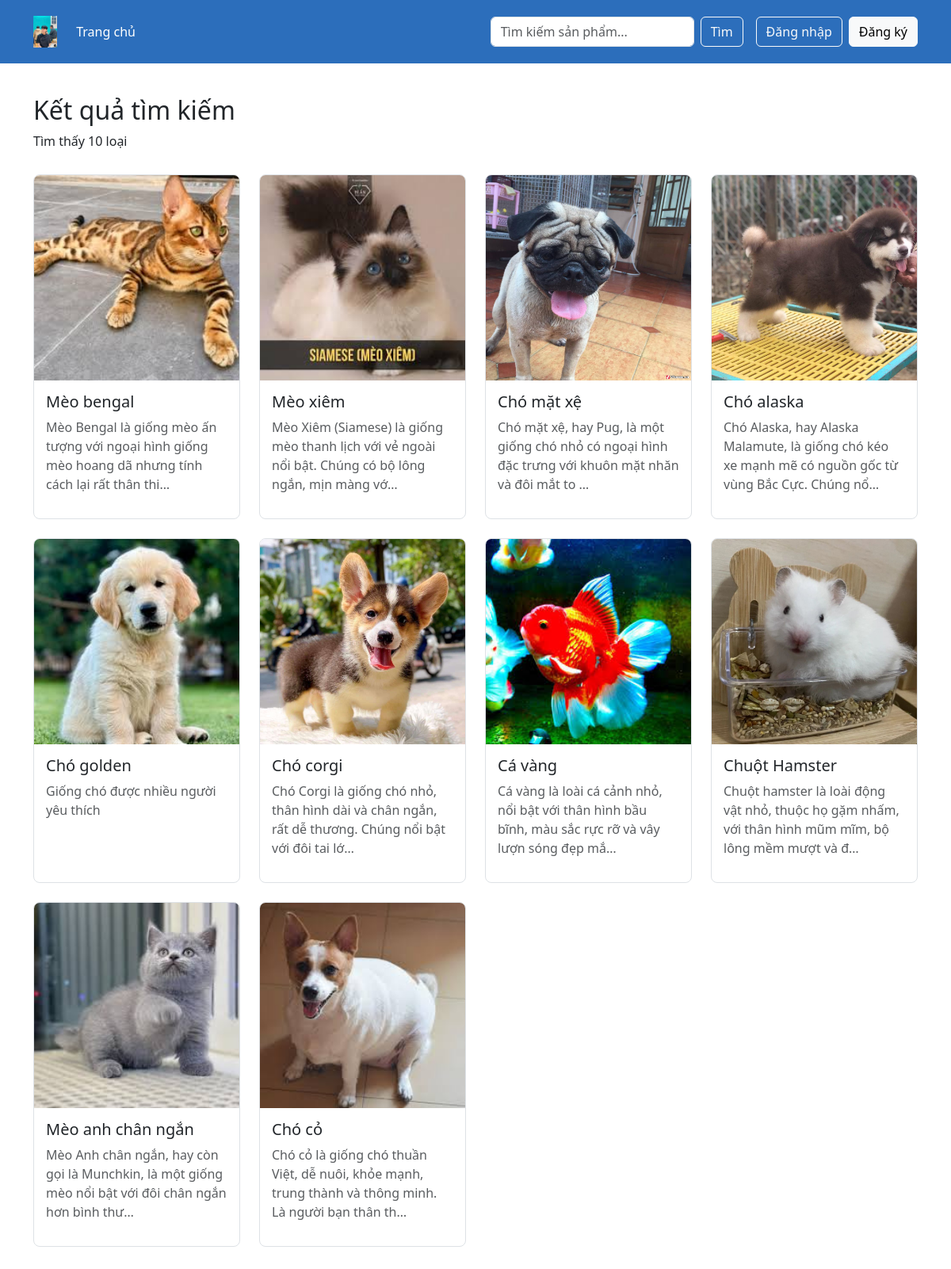
The app's page /search/ with its own data.
### accounts/models.py (models this page shows, shortened)
class Product(models.Model):
    name = models.CharField(max_length=200, verbose_name='Tên sản phẩm')
    description = models.TextField(verbose_name='Mô tả')
    price = models.DecimalField(max_digits=10, decimal_places=0, verbose_name='Giá')
    image = models.ImageField(upload_to='products/', verbose_name='Hình ảnh')
    category = models.ForeignKey(Category, on_delete=models.CASCADE, verbose_name='Loại sản phẩm')
    created_at = models.DateTimeField(auto_now_add=True, verbose_name='Ngày tạo')
    updated_at = models.DateTimeField(auto_now=True, verbose_name='Ngày cập nhật')
    is_active = models.BooleanField(default=True, verbose_name='Kích hoạt')
    class Meta:
        verbose_name = 'Products'
        verbose_name_plural = 'Products'
        ordering = ['-created_at']

### accounts/views.py (the view)
# urls.py: path('search/', views.search_products, name='search'),
def search_products(request):
    query = request.GET.get('q', '')
    if query:
        products = Product.objects.filter(
            Q(name__icontains=query) |
            Q(description__icontains=query),
            is_active=True
        )
    else:
        products = Product.objects.filter(is_active=True)
    cart_count = 0
    if request.user.is_authenticated:
        cart_count = CartItem.objects.filter(cart__user=request.user).count()
    return render(request, 'search_results.html', {
        'products': products,
        'query': query,
        'cart_count': cart_count
    })

### ecommerce/templates/search_results.html (shortened to what this page needs)
{% load static %}
<!DOCTYPE html>
<html lang="en">
<head>
    <link href="https://cdn.jsdelivr.net/npm/bootstrap@5.3.0/dist/css/bootstrap.min.css" rel="stylesheet">
    <link href="https://cdnjs.cloudflare.com/ajax/libs/font-awesome/6.0.0/css/all.min.css" rel="stylesheet">
</head>
<body>
    <nav class="navbar navbar-expand-lg nav-main">
        <div class="container">
            <a class="navbar-brand" href="{% url 'home' %}">
                <img src="{% static 'images/pic.jpg' %}" alt="Logo">
            </a>
            <div class="collapse navbar-collapse" id="navbarNav">
                <ul class="navbar-nav me-auto mb-2 mb-lg-0">
                    <li class="nav-item">
                        <a class="nav-link" href="{% url 'home' %}">Trang chủ</a>
                    </li>
                </ul>
                <form class="d-flex me-3" action="{% url 'search' %}" method="GET">
                    <input class="form-control me-2" type="search" name="q" placeholder="Tìm kiếm sản phẩm..." value="{{ query }}">
                    <button class="btn btn-outline-light" type="submit">Tìm</button>
                </form>
                <div class="d-flex align-items-center">
                    {% if user.is_authenticated %}
                        <div class="cart-section me-3">
                            <a href="{% url 'cart' %}" class="text-white">
                                <i class="fas fa-shopping-cart"></i>
                                <span class="badge bg-danger">
                                    {% if cart_count > 99 %}
                                        99+
                                    {% else %}
                                        {{ cart_count }}
                                    {% endif %}
                                </span>
                            </a>
                        </div>
                        <a href="{% url 'logout' %}" class="btn btn-outline-light">Đăng xuất</a>
                    {% else %}
                        <a href="{% url 'login' %}" class="btn btn-outline-light me-2">Đăng nhập</a>
                        <a href="{% url 'register' %}" class="btn btn-light">Đăng ký</a>
                    {% endif %}
                </div>
            </div>
        </div>
    </nav>
    <section class="search-section">
        <div class="container">
            <div class="search-info">
                <h2>Kết quả tìm kiếm</h2>
                <p>Tìm thấy {{ products.count }} loại</p>
            </div>
            <div class="row row-cols-1 row-cols-md-2 row-cols-lg-4 g-4">
                {% for product in products %}
                <div class="col">
                    <div class="product-card">
                        <a href="{% url 'product_detail' product.id %}" class="text-decoration-none">
                            <img src="{{ product.image.url }}" alt="{{ product.name }}">
                            <div class="product-info">
                                <h5 class="text-dark">{{ product.name }}</h5>
                                <p class="text-muted">{{ product.description|truncatechars:100 }}</p>
                            </div>
                        </a>
                    </div>
                </div>
                {% empty %}
                <div class="col-12">
                    <div class="alert alert-info">
                        Không có loại thú cưng mà bạn tìm kiếm.
                    </div>
                </div>
                {% endfor %}
            </div>
        </div>
    </section>
</body>
</html>

### ecommerce/templates/search_results.html (style rules this page uses)
.nav-main { background-color: #2c6ebb; padding: 15px; }
.nav-main .navbar-brand img { height: 40px; }
.nav-main .nav-link { color: white !important; }
.search-section { padding: 40px 0; }
.product-card { border: 1px solid #dee2e6; border-radius: 8px; overflow: hidden; transition: transform 0.3s; height: 100%; }
.product-card img { width: 100%; height: auto; max-height: 300px; object-fit: contain; background-color: #f8f9fa; }
.product-info { padding: 15px; }
.search-info { margin-bottom: 30px; }

### records on screen
Product: image (picture), name "Mèo bengal", description "Mèo Bengal là giống mèo ấn tượng với ngoại hình giống mèo hoang dã nhưng tính cách lại rất thân thi…"
Product: image (picture), name "Mèo xiêm", description "Mèo Xiêm (Siamese) là giống mèo thanh lịch với vẻ ngoài nổi bật. Chúng có bộ lông ngắn, mịn màng vớ…"
Product: image (picture), name "Chó mặt xệ", description "Chó mặt xệ, hay Pug, là một giống chó nhỏ có ngoại hình đặc trưng với khuôn mặt nhăn và đôi mắt to …"
Product: image (picture), name "Chó alaska", description "Chó Alaska, hay Alaska Malamute, là giống chó kéo xe mạnh mẽ có nguồn gốc từ vùng Bắc Cực. Chúng nổ…"
Product: image (picture), name "Chó golden", description "Giống chó được nhiều người yêu thích"
Product: image (picture), name "Chó corgi", description "Chó Corgi là giống chó nhỏ, thân hình dài và chân ngắn, rất dễ thương. Chúng nổi bật với đôi tai lớ…"
Product: image (picture), name "Cá vàng", description "Cá vàng là loài cá cảnh nhỏ, nổi bật với thân hình bầu bĩnh, màu sắc rực rỡ và vây lượn sóng đẹp mắ…"
Product: image (picture), name "Chuột Hamster", description "Chuột hamster là loài động vật nhỏ, thuộc họ gặm nhấm, với thân hình mũm mĩm, bộ lông mềm mượt và đ…"
Product: image (picture), name "Mèo anh chân ngắn", description "Mèo Anh chân ngắn, hay còn gọi là Munchkin, là một giống mèo nổi bật với đôi chân ngắn hơn bình thư…"
Product: image (picture), name "Chó cỏ", description "Chó cỏ là giống chó thuần Việt, dễ nuôi, khỏe mạnh, trung thành và thông minh. Là người bạn thân th…"

### other values on screen
{{ products.count }} "10"
